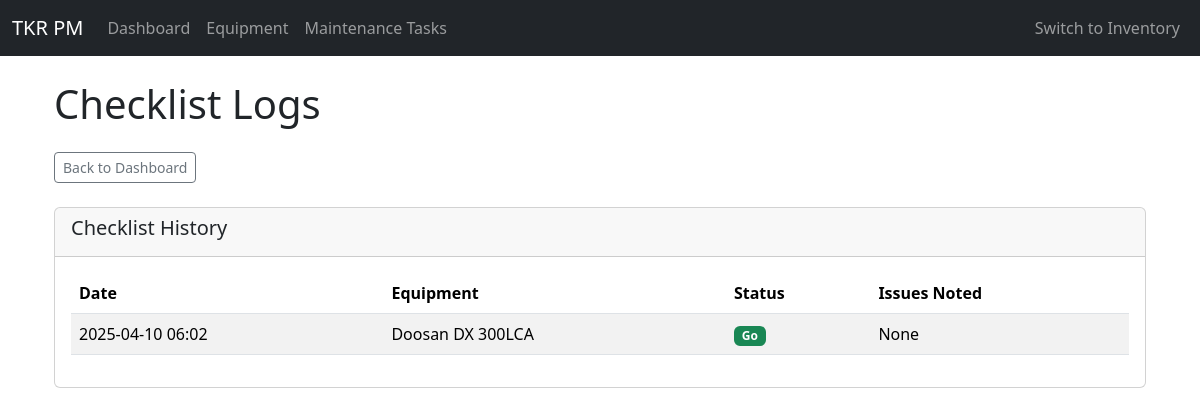
Page /planned-maintenance/checklist_logs on the committed database.
### app/models.py (models this page shows, shortened)
class Checklist(db.Model):
    id = db.Column(db.Integer, primary_key=True)
    equipment_id = db.Column(db.Integer, db.ForeignKey('equipment.id', name='fk_checklist_equipment_id'), nullable=False)
    status = db.Column(db.String(20), nullable=False)
    issues = db.Column(db.Text)
    check_date = db.Column(db.DateTime, nullable=False) # Storing as DateTime

class Equipment(db.Model):
    id = db.Column(db.Integer, primary_key=True)
    code = db.Column(db.String(20), nullable=False, unique=True)
    name = db.Column(db.String(100), nullable=False)
    type = db.Column(db.String(50), nullable=False, index=True) # Added index
    checklist_required = db.Column(db.Boolean, default=False)
    status = db.Column(db.String(50), nullable=False, default='Operational', index=True)
    maintenance_tasks = db.relationship('MaintenanceTask', backref='equipment_ref', lazy='dynamic')
    job_cards = db.relationship('JobCard', backref='equipment_ref', lazy='dynamic')
    checklists = db.relationship('Checklist', backref='equipment_ref', lazy='dynamic')
    usage_logs = db.relationship('UsageLog', backref='equipment_ref', lazy='dynamic')
    plan_entries = db.relationship('MaintenancePlanEntry', backref='equipment', lazy='dynamic') # Added backref

### app/planned_maintenance/routes.py (the view)
@bp.route('/checklist_logs', methods=['GET'])
def checklist_logs():
    equipment_id = request.args.get('equipment_id', type=int)
    query = Checklist.query
    if equipment_id:
        query = query.filter(Checklist.equipment_id == equipment_id)
    logs = query.order_by(desc(Checklist.check_date)).all()
    equipment_list = Equipment.query.order_by(Equipment.name).all()
    return render_template('pm_checklist_logs.html', logs=logs, equipment=equipment_list, equipment_id=equipment_id, title='Checklist Logs')

### app/planned_maintenance/templates/pm_checklist_logs.html (shortened to what this page needs)
{% extends "pm_base.html" %}
{% block content %}
<div class="container-fluid">
    <h1 class="mb-4">Checklist Logs</h1>
    <div class="row mb-4">
        <div class="col-12">
            <a href="{{ url_for('planned_maintenance.dashboard') }}" class="btn btn-sm btn-outline-secondary">Back to Dashboard</a>
        </div>
    </div>
    <div class="card">
        <div class="card-header">
            <h5>Checklist History {% if equipment_id %}for {{ (equipment|selectattr('id', 'equalto', equipment_id)|first).name }}{% endif %}</h5>
        </div>
        <div class="card-body">
            {% if logs %}
                <div class="table-responsive">
                    <table class="table table-striped table-hover">
                        <thead>
                            <tr>
                                <th>Date</th>
                                <th>Equipment</th>
                                <th>Status</th>
                                <th>Issues Noted</th>
                            </tr>
                        </thead>
                        <tbody>
                            {% for log in logs %}
                                <tr>
                                    <td>{{ log.check_date.strftime('%Y-%m-%d %H:%M') }}</td>
                                    <td>{{ log.equipment_ref.name }}</td>
                                    <td>
                                        <span class="badge {% if log.status == 'Go' %}bg-success{% elif log.status == 'Go But' %}bg-warning{% else %}bg-danger{% endif %}">
                                            {{ log.status }}
                                        </span>
                                    </td>
                                    <td>{{ log.issues or 'None' }}</td>
                                </tr>
                            {% endfor %}
                        </tbody>
                    </table>
                </div>
            {% else %}
                <p class="text-muted text-center">No checklist logs found.</p>
            {% endif %}
        </div>
    </div>
</div>
{% endblock %}

### rows in the picture
Checklist: check_date "2025-04-10 06:02", equipment_ref.name "Doosan DX 300LCA", status "Go", issues "None"
